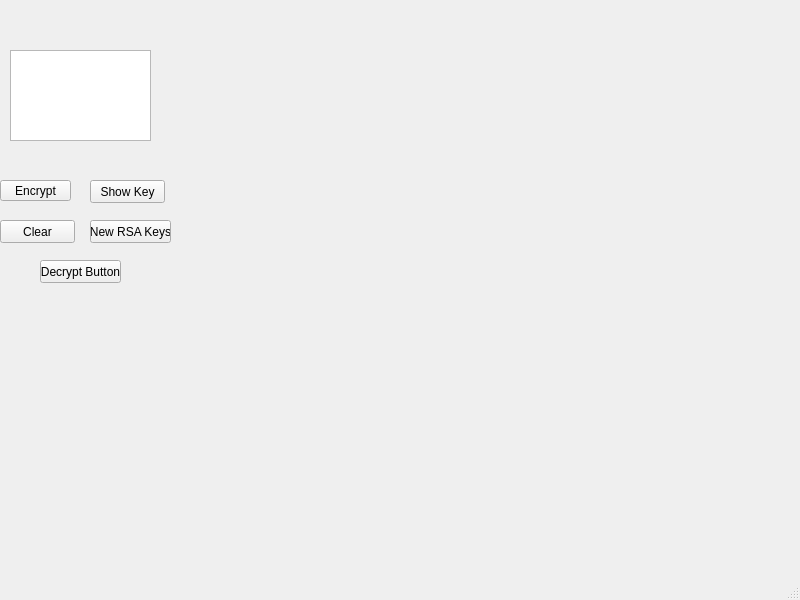
<?xml version="1.0" encoding="UTF-8"?>
<ui version="4.0">
 <class>MainWindow</class>
 <widget class="QMainWindow" name="MainWindow">
  <property name="geometry">
   <rect>
    <x>0</x>
    <y>0</y>
    <width>800</width>
    <height>600</height>
   </rect>
  </property>
  <property name="windowTitle">
   <string>MainWindow</string>
  </property>
  <widget class="QWidget" name="centralwidget">
   <widget class="QPushButton" name="encryptButton">
    <property name="geometry">
     <rect>
      <x>0</x>
      <y>180</y>
      <width>71</width>
      <height>21</height>
     </rect>
    </property>
    <property name="text">
     <string>Encrypt</string>
    </property>
   </widget>
   <widget class="QTextBrowser" name="textBrowser">
    <property name="geometry">
     <rect>
      <x>10</x>
      <y>50</y>
      <width>141</width>
      <height>91</height>
     </rect>
    </property>
   </widget>
   <widget class="QPushButton" name="showKeyButton">
    <property name="geometry">
     <rect>
      <x>90</x>
      <y>180</y>
      <width>75</width>
      <height>23</height>
     </rect>
    </property>
    <property name="text">
     <string>Show Key</string>
    </property>
   </widget>
   <widget class="QPushButton" name="clearButton">
    <property name="geometry">
     <rect>
      <x>0</x>
      <y>220</y>
      <width>75</width>
      <height>23</height>
     </rect>
    </property>
    <property name="text">
     <string>Clear</string>
    </property>
   </widget>
   <widget class="QPushButton" name="newRSAButton">
    <property name="geometry">
     <rect>
      <x>90</x>
      <y>220</y>
      <width>81</width>
      <height>23</height>
     </rect>
    </property>
    <property name="text">
     <string>New RSA Keys</string>
    </property>
   </widget>
   <widget class="QPushButton" name="decryptButton">
    <property name="geometry">
     <rect>
      <x>40</x>
      <y>260</y>
      <width>81</width>
      <height>23</height>
     </rect>
    </property>
    <property name="text">
     <string>Decrypt Button</string>
    </property>
   </widget>
  </widget>
  <widget class="QMenuBar" name="menubar">
   <property name="geometry">
    <rect>
     <x>0</x>
     <y>0</y>
     <width>800</width>
     <height>21</height>
    </rect>
   </property>
  </widget>
  <widget class="QStatusBar" name="statusbar"/>
 </widget>
 <resources/>
 <connections/>
</ui>
